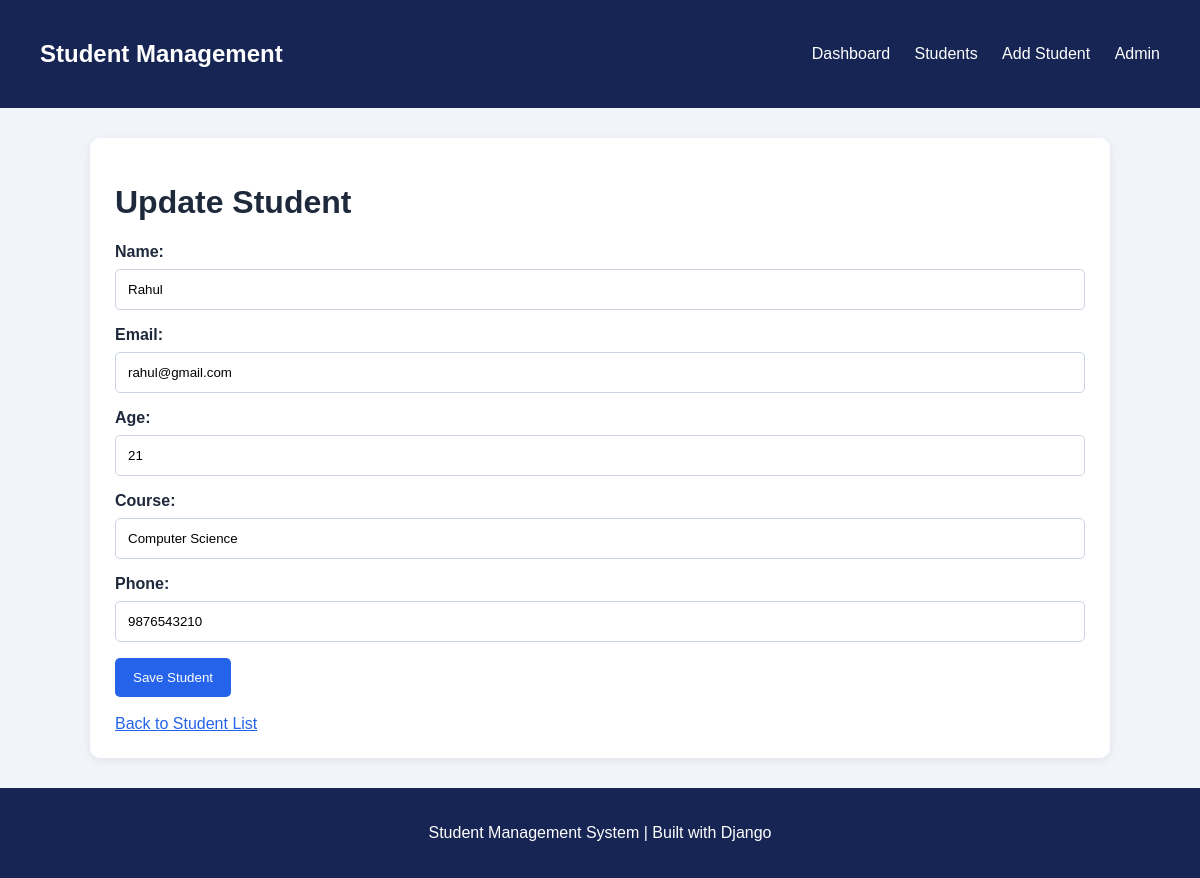
The page /students/3/edit/ on the database its author committed.
### students/models.py (models this page shows, shortened)
class Student(models.Model):
    name = models.CharField(max_length=100)
    email = models.EmailField(unique=True)
    age = models.PositiveIntegerField()
    course = models.CharField(max_length=100)
    phone = models.CharField(max_length=15)
    created_at = models.DateTimeField(auto_now_add=True)
    teacher = models.ForeignKey(
        "Teacher",
        on_delete=models.SET_NULL,
        null=True,
        blank=True,
        related_name="students"
    )
    courses = models.ManyToManyField(
        "Course",
        related_name="students",
        blank=True
    )

### students/views.py (the view)
def student_update(request, student_id):
    student = get_object_or_404(Student, id=student_id)
    if request.method == "POST":
        form = StudentForm(request.POST, instance=student)
        if form.is_valid():
            form.save()
            return redirect("student_list")
    else:
        form = StudentForm(instance=student)
    return render(
        request,
        "students/student_form.html",
        {
            "form": form,
            "title": "Update Student"
        }
    )

### students/forms.py
class StudentForm(forms.ModelForm):
    class Meta:
        model = Student
        fields = [
            "name",
            "email",
            "age",
            "course",
            "phone"
        ]
        widgets = {
            "name": forms.TextInput(attrs={
                "class": "form-control",
                "placeholder": "Enter student name"
            }),
            "email": forms.EmailInput(attrs={
                "class": "form-control",
                "placeholder": "Enter email address"
            }),
            "age": forms.NumberInput(attrs={
                "class": "form-control",
                "placeholder": "Enter age"
            }),
            "course": forms.TextInput(attrs={
                "class": "form-control",
                "placeholder": "Enter course"
            }),
            "phone": forms.TextInput(attrs={
                "class": "form-control",
                "placeholder": "Enter phone number"
            }),
        }

### students/templates/students/student_form.html (shortened to what this page needs)
{% extends "students/base.html" %}
{% block content %}
<div class="card">
    <h1>{{ title }}</h1>
    <form method="POST">
        {{ form.as_p }}
        <button type="submit">
            Save Student
        </button>
    </form>
    <br>
    <a href="{% url 'student_list' %}">
        Back to Student List
    </a>
</div>
{% endblock %}

### static/css/style.css (style rules this page uses)
* { box-sizing: border-box; }
body { margin: 0; padding: 0; font-family: Arial, sans-serif; background-color: #f1f5f9; color: #1e293b; }
.card { background-color: white; padding: 25px; margin-bottom: 25px; border-radius: 10px; box-shadow: 0 2px 8px rgba(0, 0, 0, 0.08); }
input { width: 100%; padding: 12px; margin-top: 8px; border: 1px solid #cbd5e1; border-radius: 5px; }
label { font-weight: bold; }
button, .btn { display: inline-block; background-color: #2563eb; color: white; padding: 12px 18px; border: none; border-radius: 5px; cursor: pointer; text-decoration: none; }
a { color: #2563eb; }

### rows shown on the page
Student: name "Rahul", email "rahul@gmail.com", age "21", course "Computer Science", phone "9876543210"

### other values the page prints
{{ title }} "Update Student"
